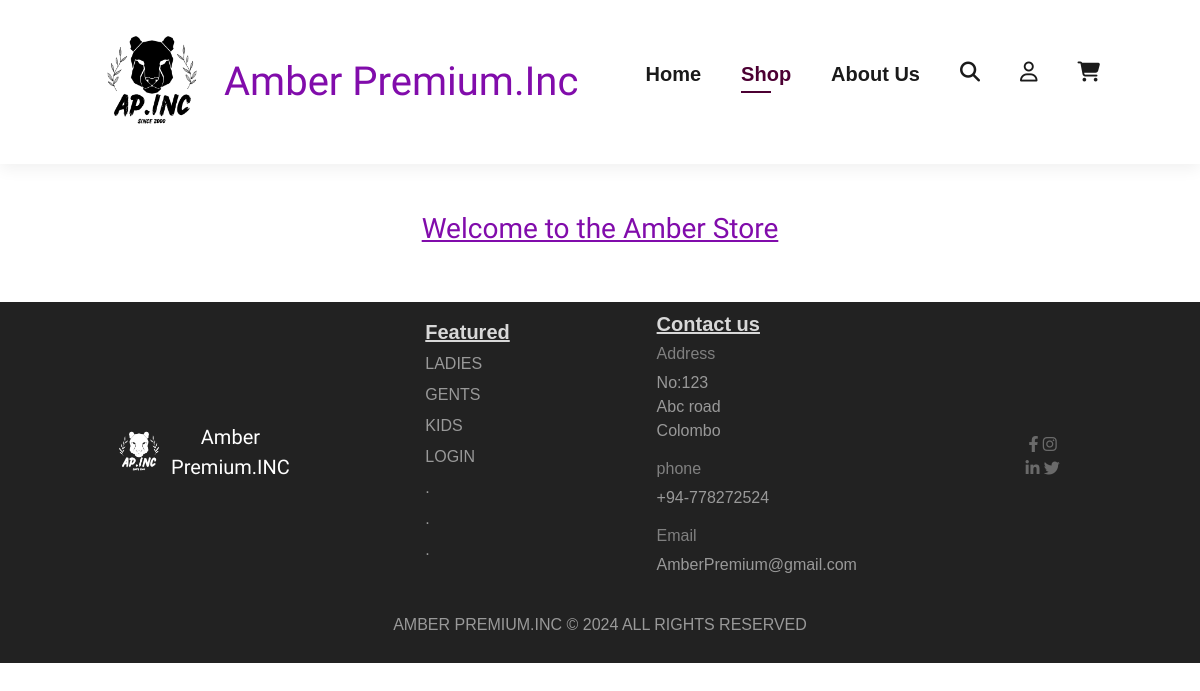
The app's page /src/pages/shop.php, older data.
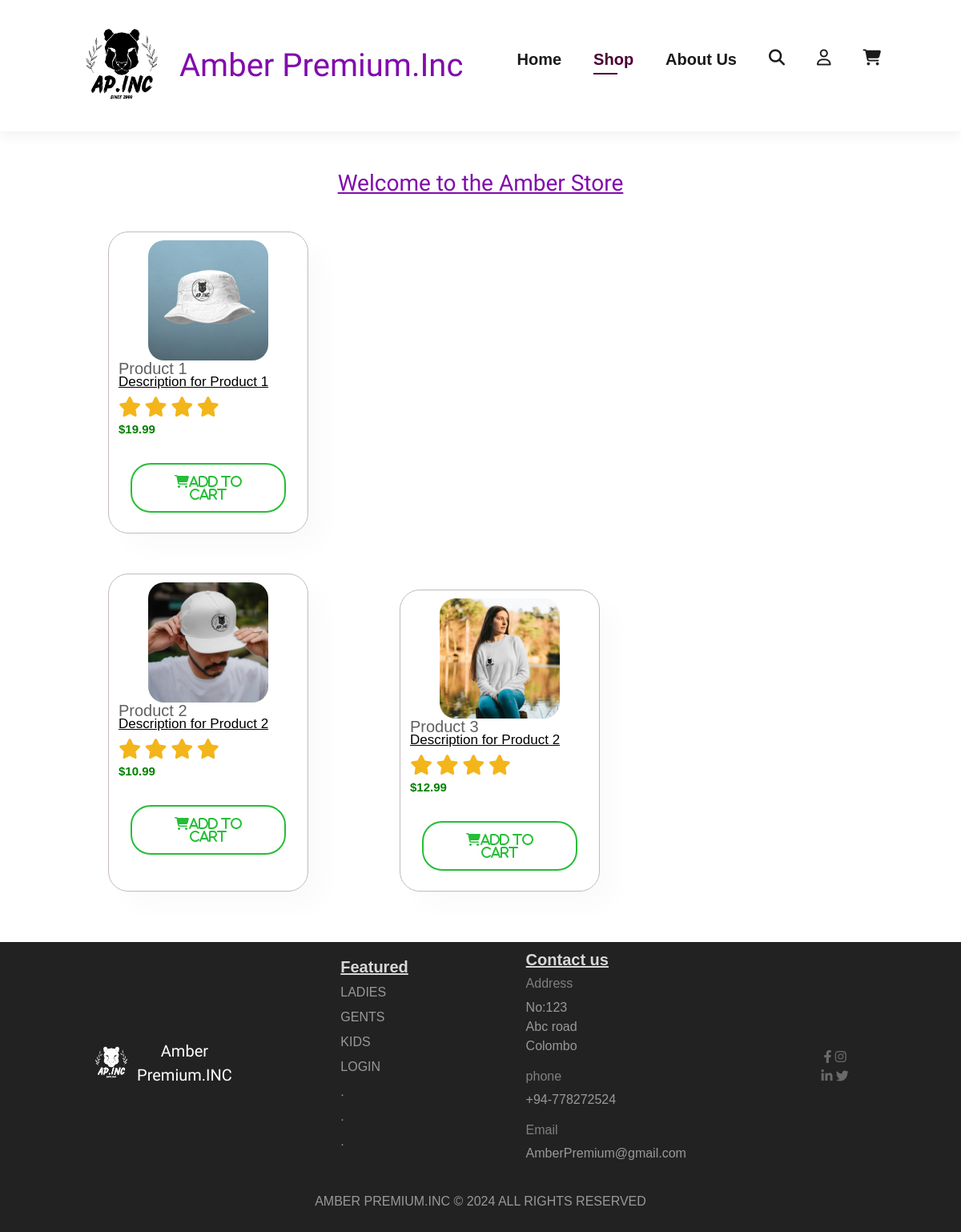
The same page, newer data.
### tables this page shows
CREATE TABLE `products` (
  `id` int(11) NOT NULL,
  `name` varchar(100) NOT NULL,
  `price` decimal(10,2) NOT NULL,
  `description` text DEFAULT NULL,
  `image` varchar(255) DEFAULT NULL
);

### src/pages/shop.php (the view, shortened to what this page needs)
<?php
require 'config.php';
$stmt = $pdo->query('SELECT * FROM products');
$products = $stmt->fetchAll(PDO::FETCH_ASSOC);
?>
<!DOCTYPE html>
<html lang="en">
<head>
    <link rel="stylesheet" href="https://cdnjs.cloudflare.com/ajax/libs/font-awesome/6.4.0/css/all.min.css" />
    <link rel="stylesheet" href="../styles/style.css">
    <link rel="stylesheet" href="../styles/woman.css">
    <link rel="stylesheet" href="https://cdn.jsdelivr.net/npm/swiper@9/swiper-bundle.min.css" />
    <link href="../styles/bootstrap-4.4.1.css" rel="stylesheet" type="text/css">
</head>
<body>
    <section id="header">
        <div class="lavender">
            <a href="/Amber/index.php"><img src="../assets/images/logo1.png" alt="main-logo"></a>
            <a href="/Amber/index.php">Amber Premium.Inc</a>
        </div>
        <div>
            <ul id="navbar">
                <li><a href="/Amber/index.php">Home</a></li>
                <li><a href="/Amber/src/pages/shop.php"  class="active">Shop</a></li>
                <li><a href="/Amber/about.php">About Us</a></li>
                <li><a href="#"><i class="fa-regular fa-solid fa-magnifying-glass"></i></a></li>
                <li><a href="/Amber/src/pages/login.php"><i class="fa-regular fa-user"></i></a></li>
                <li><a href="/Amber/src/pages/cart.php"><i class="fa fa-cart-shopping"></i></a></li>
            </ul>
        </div>
    </section>
    <section id="produit" class="section-p1">
        <p class="h3">Welcome to the Amber Store</p>
        <?php foreach ($products as $product): ?>
        <div class="procontainer">
            <div class="pro">
              <img src="<?php echo $product['image']; ?>" alt="<?php echo $product['name']; ?>" style="width: 150px; height: 150px;">
                <div class="des">
                    <span><?php echo $product['name']; ?></span>
                    <h5><?php echo $product['description']; ?></h5>
                    <div class="star1">
                        <i class="fas fa-star"></i>
                        <i class="fas fa-star"></i>
                        <i class="fas fa-star"></i>
                        <i class="fas fa-star"></i>
                    </div>
                    <h4><?php echo '$' . $product['price']; ?></h4>
                </div>
                <form method="post" action="">
            <button type="submit" class="shopping-button fa-solid fa-cart-shopping" name="add_to_cart">Add to Cart</button>
        </form>
            </div>
		<?php endforeach; ?>
    </section>
    <footer id="footer">
        <div class="footerrow container">
            <div class="footer-one">
                <div class="F-lavender">
                    <a href="index.html"><img src="/Amber/src/assets/images/admin/logo.png" alt=""></a>
                    <a href="index.html">Amber Premium.INC</a>
                </div>
            </div>
            <div class="footer-one">
                <h5>Featured</h5>
                <ul>
                    <li><a href="boutiquewoman1.html">LADIES</a></li>
                    <li><a href="boutiqueman1.html">GENTS</a></li>
                    <li><a href="boutiquekid1.html">KIDS</a></li>
                    <li><a href="/Amber/src/pages/login.php">LOGIN</a></li>
		    <li><a href="#">.</a></li>
		    <li><a href="#">.</a></li>
		    <li><a href="#">.</a></li>
                </ul>
            </div>
            <div class="footer-one">
                <h5>Contact us</h5>
                <div>
                    <h6>Address</h6>
                    <p>No:123 <br>Abc road <br>Colombo</p>
                </div>
                <div>
                    <h6>phone</h6>
                    <p>+94-778272524</p>
                </div>
                <div>
                    <h6>Email</h6>
                    <p>AmberPremium@gmail.com</p>
                </div>
            </div>
            <div class="footer-one" id="blacandwhite">
                <div class="fontawesome" style="margin: 20px;width: 1cm; height: 1cm; filter: grayscale(100%);">
                    <a href="#"><i class="fa-brands fa-facebook-f"></i></a>
                    <a href="#"><i class="fa-brands fa-instagram"></i></a>
                    <a href="#"><i class="fa-brands fa-linkedin-in"></i></a>
                    <a href="#"><i class="fa-brands fa-twitter"></i></a>
                </div>
            </div>
        </div>
        <div class="copyright">
            <div class="footerrow container">
                <div style="margin-left:auto;margin-right:auto;">
                    <p> AMBER PREMIUM.INC © 2024 ALL RIGHTS RESERVED </p>
                </div>
            </div>
        </div>
    </footer>
</body>
</html>

### src/styles/style.css (style rules this page uses)
* { margin: 0; padding: 0; box-sizing: border-box; font-family: Verdana, Geneva, Tahoma, sans-serif; }
.h3 { font-size: 50px; font-family: 'Dancing Script', cursive; text-align: center; text-decoration: underline; color: #810CAB; font-weight: bold; }
h4 { font-size: 20px; color: #222; }
h5 { font-weight: 700; font-size: 14px; color: grey; text-decoration: underline; }
h6 { font-weight: 700; font-size: 12px; color: grey; }
p { font-size: 16px; color: #465b52; margin: 15px 0 20px 0; }
.section-p1 { padding: 48px 80px; }
body { width: 100%; }
#header { display: flex; align-items: center; justify-content: space-between; padding: 10px 80px; background: #fff; box-shadow: 0 5px 15px rgba(0, 0, 0, 0.06); position: sticky; left: 0; top: 0; z-index: 1000; }
body { padding-top: 0px; }
.lavender { display: flex; flex-direction: row; justify-content: center; align-items: center; }
.lavender img { width: 9rem; height: 9rem; }
.lavender a { font-family: 'Dancing Script', cursive; font-size: 40px; text-align: center; text-decoration: none; color: #810CAB; }
#navbar { display: flex; align-items: center; justify-content: center; height: 50px; }
#navbar li { list-style: none; padding: 0 20px; position: relative; }
#navbar li a { text-decoration: none; font-size: 20px; font-weight: 600; color: #1a1a1a; transition: 0.3s ease; }
#navbar li a:hover, #navbar li a.active { color: #4C0033; }
#navbar li a.active::after, #navbar li a:hover::after { content: ""; width: 30px; height: 2px; background: #4C0033; position: absolute; bottom: -4px; left: 20px; }
button { font-size: 0.8rem; font-weight: 700; outline: none; border: none; background-color: #2D3845; padding: 13px 30px; text-transform: uppercase; text-decoration: none; }
.footer-one { display: flex; flex-direction: column; justify-content: center; align-items: flex-start; }
#blacandwhite { text-align: center; }
.footerrow { display: flex; align-items: center; flex-direction: row; justify-content: space-around; margin-left: 25px; margin-right: 25px; padding: 10px; }
#footer { background-color: #222222; }
#footer h5 { color: #d8d8d8; font-weight: 700; font-size: 1.2 rem; }
#footer li { padding-bottom: 7px; list-style: none; }
#footer li a { font-size: 1 rem; color: #999; }
#footer p { color: #999; font-size: 0.8 rem; }
.F-lavender { display: flex; flex-direction: row; justify-content: center; align-items: center; height: 5rem; width: 10rem; }
.F-lavender img { width: 4rem; height: 4rem; border-radius: 45%; }
.F-lavender a { font-family: 'Dancing Script', cursive; font-size: 20px; text-align: center; text-decoration: none; color: #fff; }

### src/styles/woman.css (style rules this page uses)
#produit .pro { padding: 10px 12px; border: 1px solid #c4b9bc; width: 18.5%; min-width: 250px; border-radius:25px; cursor: pointer; box-shadow: 20px 20px 30px rgba(0, 0, 0, 0.02); margin: 15px 55px; transition: 0.2s ease; position: relative; }
#produit .procontainer { display:flex; justify-content:space-between; padding-top: 20px; flex-wrap: wrap; }
#produit { text-align: center; }
#produit .pro img { width: 100%; border-radius:20px; }
#produit .pro .des { text-align: start; padding: 10px 0; line-height: 0.05px; }
#produit .pro .des span { color: #606063; font-size: 20px; }
#produit .pro .des h5 { padding-top: 7px; color: black; font-size: 17px; }
#produit .pro .des i { font-size: 25px; color: rgb(243, 181, 25); }
#produit .pro .des h4 { padding-top: 7px; font-size: 15px; font-weight: 900; color: green; }

### src/pages/shop.php (style rules this page uses)
.shopping-button { font-size: 1rem; font-weight: 700; color: #25be36; border: 2px solid #25be36; border-radius: 25px; background-color: white; padding: 13px 30px; margin: 15px; text-transform: uppercase; text-decoration: none; }

Row changes from the older to the newer data that the page shows:
added products: image (picture), name "Product 1", description "Description for Product 1", price "19.99"
added products: image (picture), name "Product 2", description "Description for Product 2", price "10.99"
added products: image (picture), name "Product 3", description "Description for Product 2", price "12.99"
